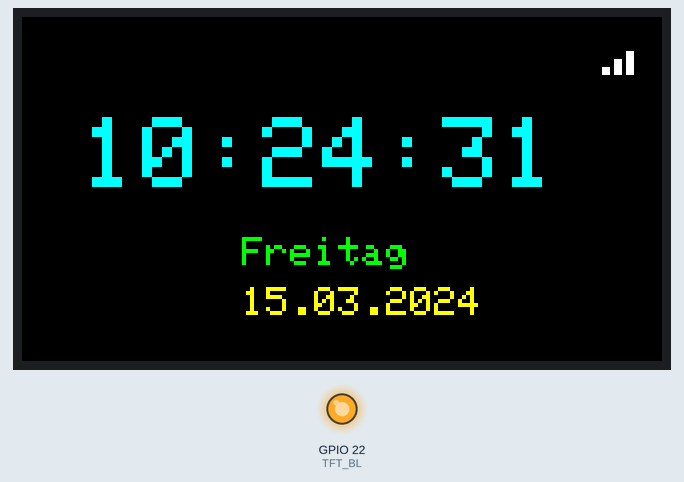
Recording of a sketch running on a simulated ESP32. On the bench: 320×172 colour display, output pins drawn as LEDs (lit = HIGH). WiFi joins after 1.5 s; servers stay silent unless stated; network time is answered at once with the bench clock; the local clock reads 2024-03-15 10:24:30 at power-on unless the sketch sets it.

Above: at 1.8 s.
At 6.0 s:
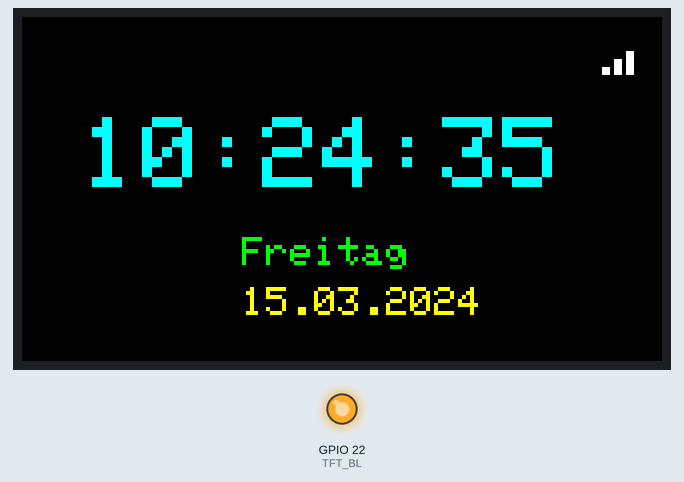
At 10.2 s:
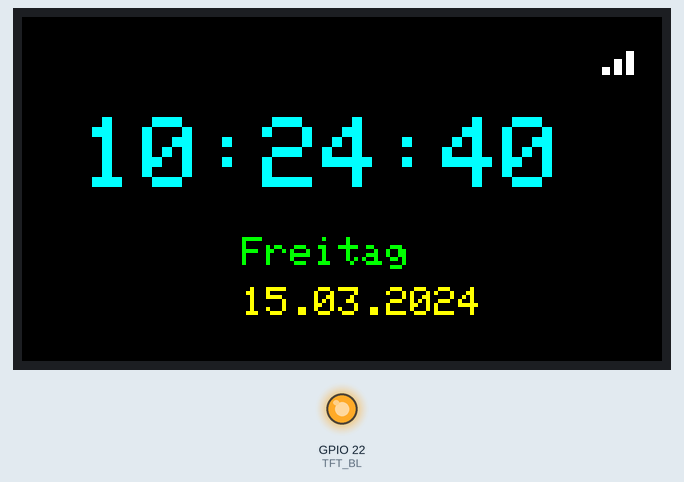
At 19.6 s:
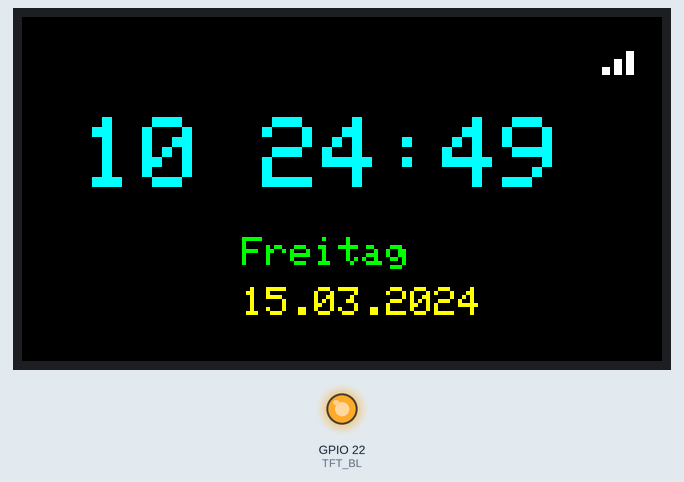
At 29.0 s:
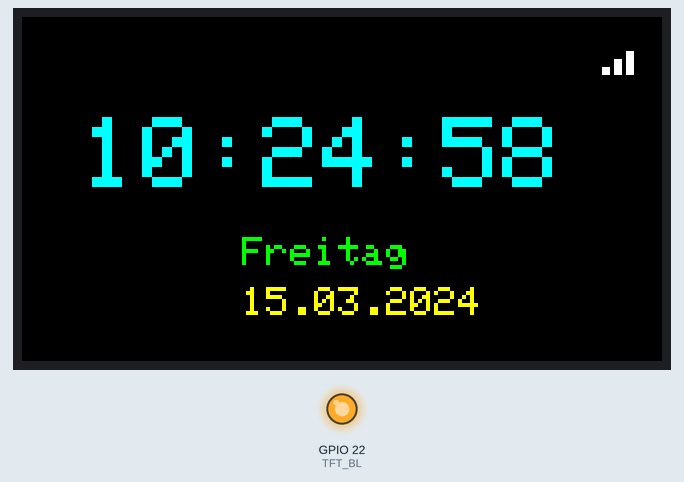
At 38.5 s:
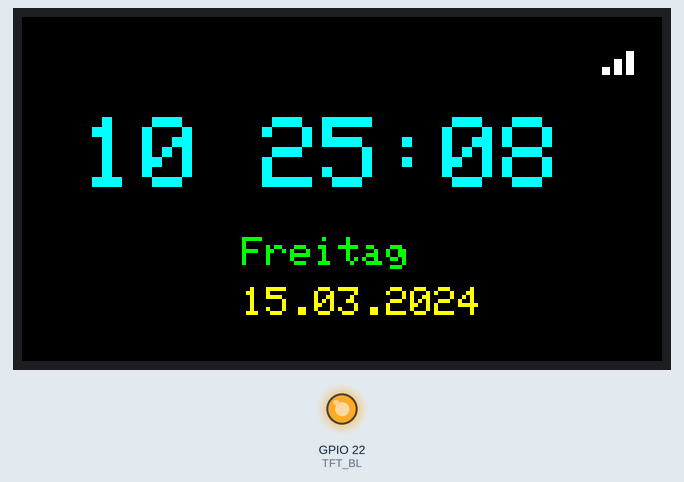

Measured:
- what the display in image 0 shows lasts 1.0 s, from 1.8 s to 2.8 s

The sketch:

ESP32_LCD_Clock.ino
```cpp
#include <WiFi.h>
#include <WiFiUdp.h>
#include <NTPClient.h>
#include <SPI.h>
#include <Adafruit_GFX.h>
#include <Adafruit_ST7789.h>
#include <time.h>

const char* ssid = "YOUR-WIFI";
const char* password = "YOUR-PASSOWORD";

#define TFT_CS   14
#define TFT_DC   15
#define TFT_RST  21
#define TFT_BL   22

#define TFT_MOSI 6
#define TFT_SCLK 7

Adafruit_ST7789 tft = Adafruit_ST7789(TFT_CS, TFT_DC, TFT_RST);

WiFiUDP ntpUDP;
NTPClient timeClient(ntpUDP,"pool.ntp.org",3600,60000);

String days[7]={"Sonntag","Montag","Dienstag","Mittwoch","Donnerstag","Freitag","Samstag"};

bool blink=true;

void drawWiFiBars()
{
  int strength=WiFi.RSSI();
  int bars=0;

  if(strength>-55) bars=4;
  else if(strength>-65) bars=3;
  else if(strength>-75) bars=2;
  else bars=1;

  for(int i=0;i<bars;i++)
  {
    tft.fillRect(290+i*6,25-i*4,4,4+i*4,ST77XX_WHITE);
  }
}

void setup()
{
  Serial.begin(115200);

  pinMode(TFT_BL,OUTPUT);
  digitalWrite(TFT_BL,HIGH);

  SPI.begin(TFT_SCLK,-1,TFT_MOSI);

  tft.init(172,320);
  tft.setRotation(1);

  tft.fillScreen(ST77XX_BLACK);

  WiFi.begin(ssid,password);

  while(WiFi.status()!=WL_CONNECTED)
  {
    delay(500);
  }

  timeClient.begin();
}

void loop()
{
  timeClient.update();

  time_t raw=timeClient.getEpochTime();
  struct tm *ti=localtime(&raw);

  tft.fillRect(0,40,320,130,ST77XX_BLACK);

  drawWiFiBars();

  String timeStr=timeClient.getFormattedTime();

  if(!blink)
  timeStr.setCharAt(2,' ');

  blink=!blink;

  char dateStr[20];
  sprintf(dateStr,"%02d.%02d.%04d",
  ti->tm_mday,
  ti->tm_mon+1,
  ti->tm_year+1900);

  String dayStr=days[ti->tm_wday];

  tft.setTextSize(5);
  tft.setTextColor(ST77XX_CYAN);
  tft.setCursor(30,50);
  tft.print(timeStr);

  tft.setTextSize(2);
  tft.setTextColor(ST77XX_GREEN);
  tft.setCursor(110,110);
  tft.print(dayStr);

  tft.setTextSize(2);
  tft.setTextColor(ST77XX_YELLOW);
  tft.setCursor(110,135);
  tft.print(dateStr);

  delay(1000);
}
```
